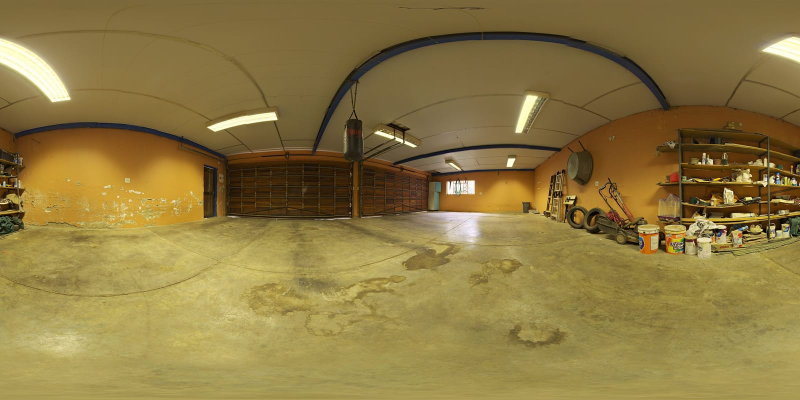
#> input picture apps/mobile/assets/media/garage-interior.jpg, 1600 x 800 px, found by its file name (shown at 1/2 size)
$ python grade-hero.py
#> lines starting #> are read from the running program, lines starting #| are printed output that depends on the picture
"""Derive the splash hero from a bundled photograph, fitted to the reference.

The reference splash is a cinematic golden-hour frame: warm, but not a gold
filter. Its mid-frame measures (172,140,106). The bundled garage photograph's
mid measures (135,110,56) — darker and far more saturated. This grade desaturates
it and then fits each channel so the mid-tone lands on the reference's own value.

It writes a NEW asset; the source photograph is untouched, because other screens
use it.
"""
from PIL import Image, ImageEnhance
import numpy as np

SRC = 'apps/mobile/assets/media/garage-interior.jpg'
DST = 'apps/mobile/assets/media/golden-hour-hero.jpg'
DST_SM = 'apps/mobile/assets/media/golden-hour-hero-sm.jpg'
REF = np.array([172.0, 140.0, 106.0])

im = Image.open(SRC).convert('RGB')
#> im is the input picture: PIL image 1600x800 RGB; mean R, G, B 141.1, 121, 66
w, h = im.size
#> w = 1600; h = 800
band = slice(int(h * 0.30), int(h * 0.70))

a = np.asarray(im, float)
print(f'source mid       {a[band].reshape(-1,3).mean(0).round(1)}')
#| source mid       [134.9 109.7  55.6]

# Desaturate to take the neon warmth out, keeping the photograph's structure.
out = ImageEnhance.Color(im).enhance(0.55)
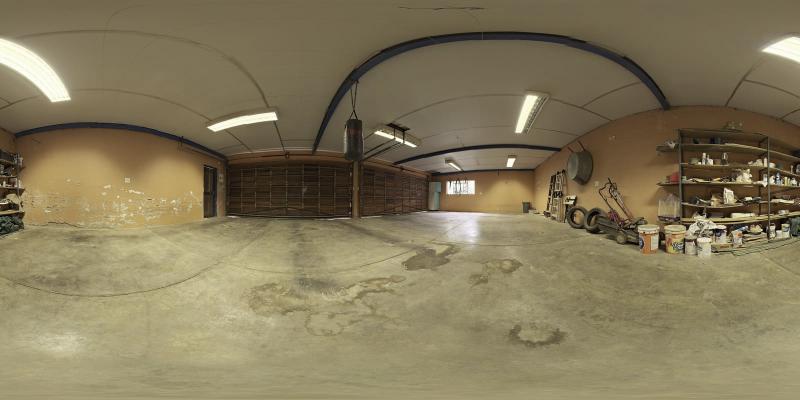
#> out: PIL image 1600x800 RGB (shown at 1/2 size); mean R, G, B 131.5, 120.5, 90.1
b = np.asarray(out, float)
mid = b[band].reshape(-1, 3).mean(0)
#> mid = [123.8, 109.8, 80.05]
print(f'desaturated mid  {mid.round(1)}')
#| desaturated mid  [123.8 109.8  80. ]

# Fit each channel to the reference mid-tone.
gain = REF / np.maximum(mid, 1.0)
#> gain = [1.39, 1.27, 1.32]
print(f'channel gain     {gain.round(3)}')
#| channel gain     [1.389 1.275 1.324]
b = np.clip(b * gain, 0, 255)
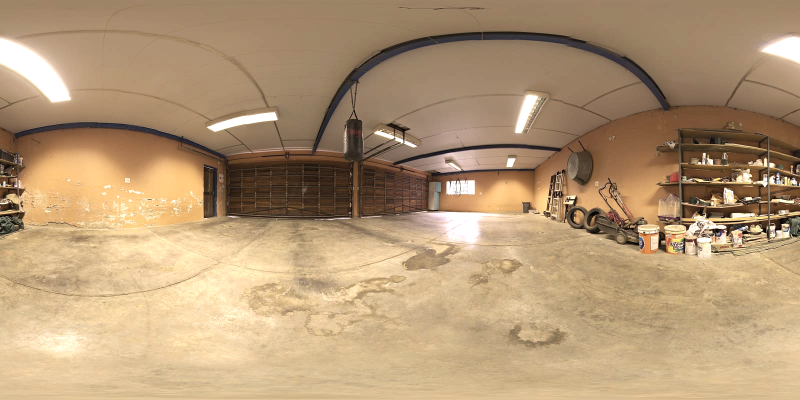
#> b: shape (800, 1600, 3) float64 (shown at 1/2 size); mean R, G, B 180.9, 152.8, 118.7
out = Image.fromarray(b.astype('uint8'))

m = np.asarray(out, float)[band].reshape(-1, 3).mean(0)
#> m = [169.5, 138.9, 105]
print(f'graded mid       {m.round(1)}   target {REF}   warmth {m[0]-m[2]:.0f} (target {REF[0]-REF[2]:.0f})')
#| graded mid       [169.5 138.9 105. ]   target [172. 140. 106.]   warmth 65 (target 66)

out.save(DST, quality=88, optimize=True)
out.resize((max(1, w // 2), max(1, h // 2)), Image.LANCZOS).save(DST_SM, quality=84, optimize=True)
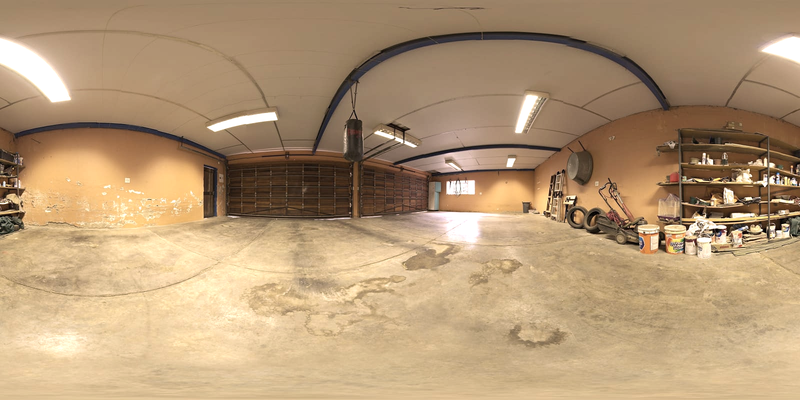
#> saved as golden-hour-hero-sm.jpg: PIL image 800x400 RGB; mean R, G, B 180.4, 152.3, 118.2
print(f'wrote {DST} {out.size}')
#| wrote apps/mobile/assets/media/golden-hour-hero.jpg (1600, 800)

$ run again, with apps/mobile/assets/media/ev-charging-sm.jpg copied over apps/mobile/assets/media/garage-interior.jpg
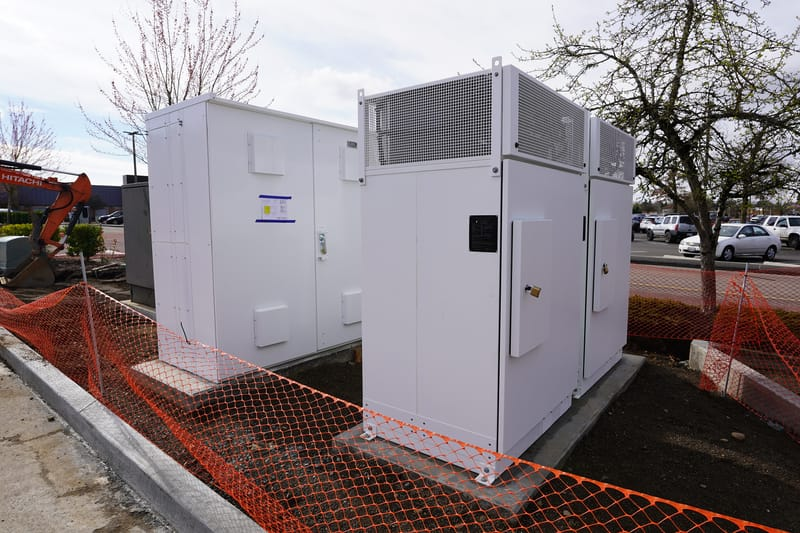
#> input picture apps/mobile/assets/media/ev-charging-sm.jpg, 800 x 533 px, found by its file name
#> im is the input picture: PIL image 800x533 RGB; mean R, G, B 135.6, 126.1, 128.8
#| source mid       [129.8 119.9 125.4]
#> mid = [126.5, 121, 124]
#| desaturated mid  [126.5 121.  124. ]
#> gain = [1.36, 1.16, 0.855]
#| channel gain     [1.36  1.157 0.855]
#> `b = np.clip(b * gain, 0, 255)`:
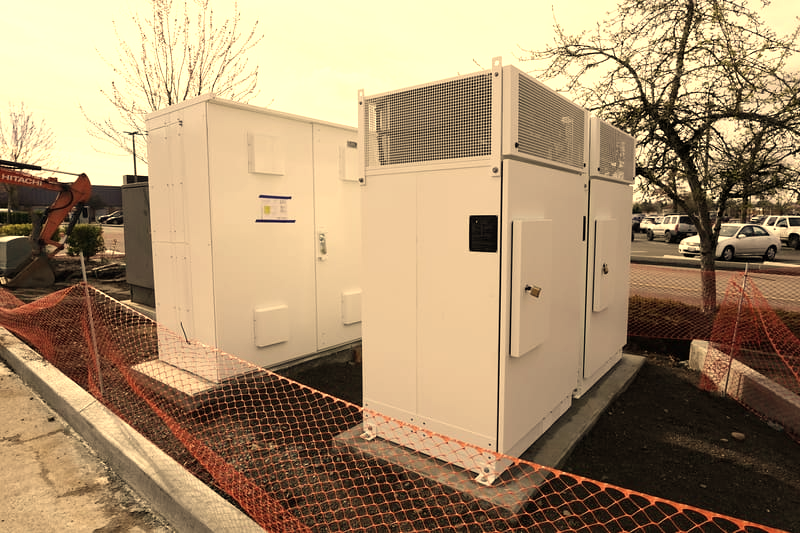
#> b: shape (533, 800, 3) float64; mean R, G, B 168.6, 143.6, 109.8
#> m = [170.1, 139.1, 105.5]
#| graded mid       [170.1 139.1 105.5]   target [172. 140. 106.]   warmth 65 (target 66)
#> `out.resize((max(1, w // 2), max(1, h // 2)), Image.LANCZOS).save(DST_S..`:
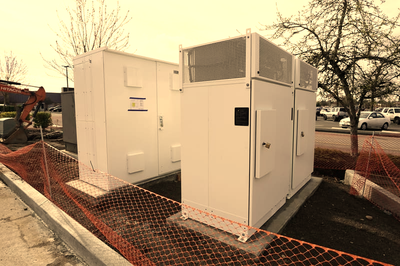
#> saved as golden-hour-hero-sm.jpg: PIL image 400x266 RGB; mean R, G, B 168, 143.1, 109.4
#| wrote apps/mobile/assets/media/golden-hour-hero.jpg (800, 533)

$ run again, with apps/mobile/assets/media/mechanic-engine-sm.jpg copied over apps/mobile/assets/media/garage-interior.jpg
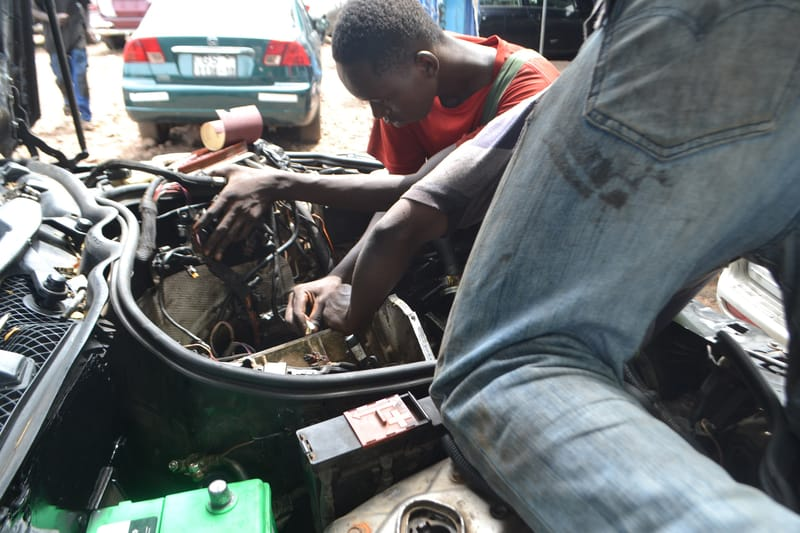
#> input picture apps/mobile/assets/media/mechanic-engine-sm.jpg, 800 x 533 px, found by its file name
#> im is the input picture: PIL image 800x533 RGB; mean R, G, B 104.2, 108.6, 110.1
#| source mid       [ 97.5 100.9 103.2]
#> mid = [98.25, 100.2, 101.4]
#| desaturated mid  [ 98.3 100.2 101.4]
#> gain = [1.75, 1.4, 1.05]
#| channel gain     [1.751 1.397 1.046]
#> `b = np.clip(b * gain, 0, 255)`:
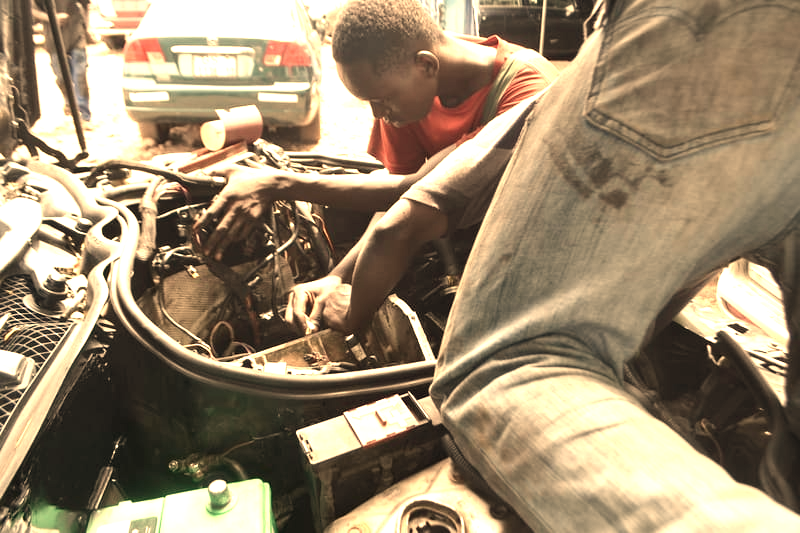
#> b: shape (533, 800, 3) float64; mean R, G, B 154.8, 138.1, 112.8
#> m = [148.2, 130.1, 105]
#| graded mid       [148.2 130.1 105. ]   target [172. 140. 106.]   warmth 43 (target 66)
#> `out.resize((max(1, w // 2), max(1, h // 2)), Image.LANCZOS).save(DST_S..`:
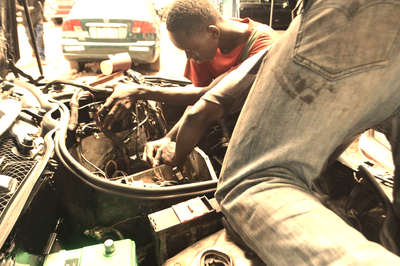
#> saved as golden-hour-hero-sm.jpg: PIL image 400x266 RGB; mean R, G, B 154.2, 137.5, 112.3
#| wrote apps/mobile/assets/media/golden-hour-hero.jpg (800, 533)
